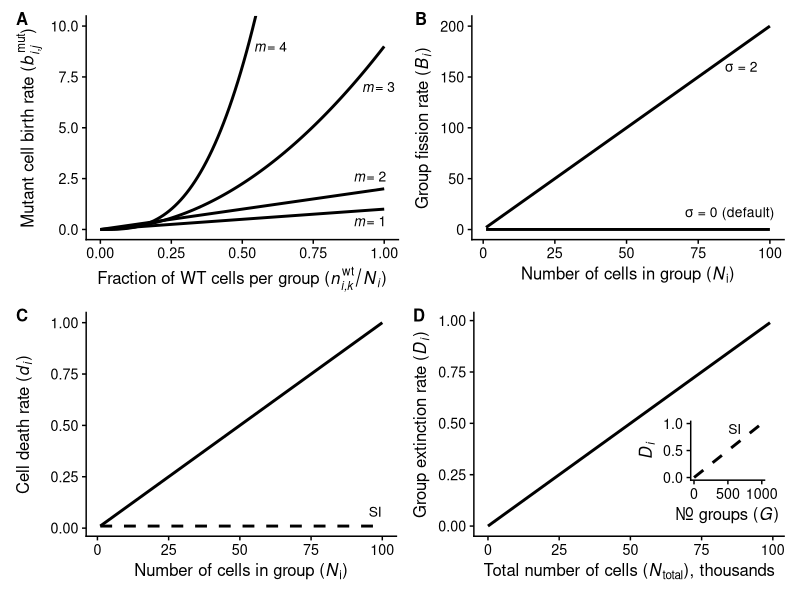
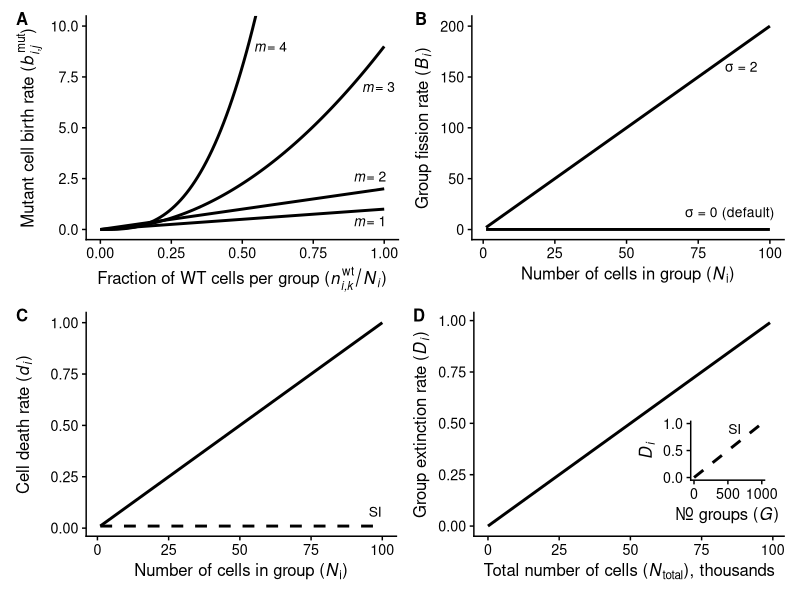

Recreate these plots in R, in order.
library(tidyverse)

Kcells <- 100
Ktotal <- 10^5
Kgroups <- 10^3

Ni <- seq(1, 100, by = 1)


# Death rate --------------------------------------------------------------
d <- Ni/Kcells
d_SI <- 1/Kcells

p3 <- tibble(Ni = Ni, d = d, d_SI = d_SI) %>% 
  ggplot(aes(x = Ni, y = d)) + 
  geom_line(size = 1) +
  geom_line(aes(y = d_SI), lty = "dashed", size = 1) +
  cowplot::theme_cowplot(font_size = 12) +
  labs(y = expression("Cell death rate ("*italic("d"[i])*")"),
       x = expression("Number of cells in group ("*italic("N")[i]*")"),
       tag = "C") +
  annotate(geom = "text", label = "SI", x = 97.5, y = 0.08, size = 3.5)



# Extinction rate ---------------------------------------------------------
Ntotal <- seq(1, 10^5, by = 1000)

Di <- tibble(Ntotal = Ntotal, Di = Ntotal/Ktotal) %>% 
  ggplot(aes(x = Ntotal/1000, y = Di)) +
  geom_line(size = 1) +
  cowplot::theme_cowplot(font_size = 12) +
  labs(y = expression("Group extinction rate ("*italic("D"[i])*")"),
       x = expression("Total number of cells ("*italic("N")[total]*"), thousands"),
       tag = "D")

G <- seq(1, 1000, by = 10)

SI_inset <- tibble(G = G, Di_SI = G/Kgroups) %>% 
  ggplot(aes(x = G, y = Di_SI)) +
  geom_line(lty = "dashed", size = 1) +
  cowplot::theme_cowplot(font_size = 12) +
  labs(y = expression(italic("D"[i])),
       x = expression("Nr. groups ("*italic("G")*")")) +
  annotate(geom = "text", label = "SI", x = 600, y = 0.9, size = 3.5) +
  scale_y_continuous(breaks = c(0, 0.5, 1)) +
  scale_x_continuous(breaks = c(0, 500, 1000))

p4 <- Di + annotation_custom(ggplotGrob(SI_inset), 
                       xmin = 50, xmax = 100, 
                       ymin = -0.05, ymax = 0.55)


# Fission rate ------------------------------------------------------------

B0 <- 0.05

p2 <- tibble(Ni = Ni, Bi_flat = B0 + 0 * Ni, Bi_slope = B0 + 2 * Ni) %>% 
  ggplot(aes(x = Ni, y = Bi_slope)) +
  geom_line(size = 1) +
  geom_line(aes(y = Bi_flat), size = 1) +
  cowplot::theme_cowplot(font_size = 12) +
  labs(y = expression("Group fission rate ("*italic("B"[i])*")"),
       x = expression("Number of cells in group ("*italic("N")[i]*")"),
       tag = "B") +
  annotate(geom = "text", label = expression(sigma*" = 0 (default)"), x = 86, y = 15, size = 3.5) +
  annotate(geom = "text", label = expression(sigma*" = 2"), x = 90, y = 160, size = 3.5) 


# Birth rate --------------------------------------------------------------

fwt <- seq(0, 1, length = 100)

m_line <- function(fwt, m){(m^(m-1)) * (fwt^(m-1))}

p1 <- tibble(fwt = fwt, m1 = fwt, 
       m2 = m_line(fwt, 2), m3 = m_line(fwt, 3), m4 = m_line(fwt, 4)) %>% 
  ggplot(aes(x = fwt, y = m4)) +
  geom_line(size = 1) +
  geom_line(aes(y = m3), size = 1) +
  geom_line(aes(y = m2), size = 1) +
  geom_line(aes(y = m1),size = 1) +
  cowplot::theme_cowplot(font_size = 12) +
  coord_cartesian(ylim = c(0, 10)) +
  labs(y = expression("Mutant cell birth rate ("*italic("b")[italic("i,j")]^"mut"*")"),
       x = expression("Fraction of WT cells per group ("*italic("n")[italic("i,k")]^"wt"/italic("N"[i])*")"),
       tag = "A") +
  annotate(geom = "text", label = expression(italic("m")*"= 1"), x = 0.95, y = 0.4, size = 3.5) +
  annotate(geom = "text", label = expression(italic("m")*"= 2"), x = 0.95, y = 2.6, size = 3.5) +
  annotate(geom = "text", label = expression(italic("m")*"= 3"), x = 0.98, y = 7, size = 3.5) +
  annotate(geom = "text", label = expression(italic("m")*"= 4"), x = 0.6, y = 9, size = 3.5) 


# Compose -----------------------------------------------------------------

library(patchwork)

(p1 + p2) / (p3 + p4)
ggsave("R_figure_code/Fig_SX_rates/rates_figure.pdf", width = 8, height = 6)
